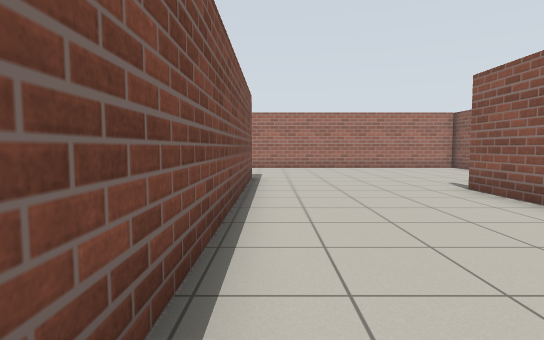
View 1 (above)

16 first-person views from a walk through a world built for the Gazebo simulator. The camera is 0.94 m above the floor, tilts 4° down and sees 80° across. The floor is counted in squares, 1 m on a side. Each view is taken from the middle of a square. On the plan, view 1 faces up. The plan holds only what a view shows up to about 12 squares ahead; the rest is blank. The robots in the file are not drawn.

View 2
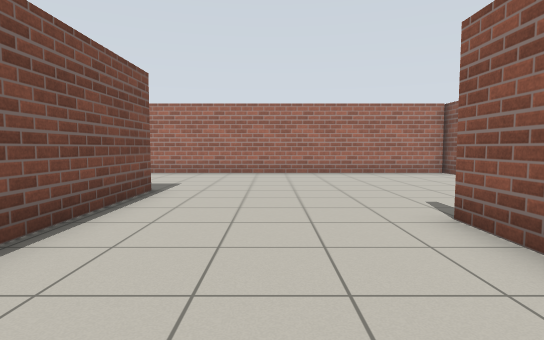

View 3
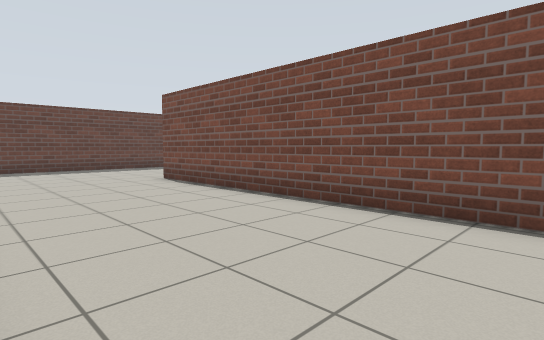

View 4
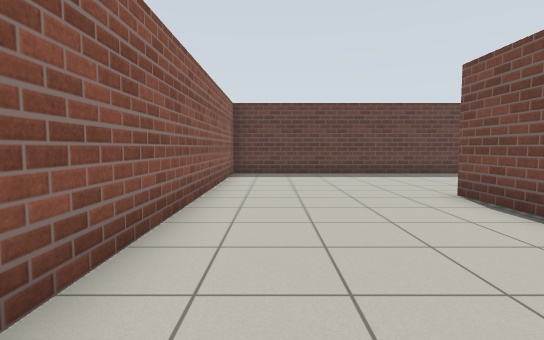

View 5
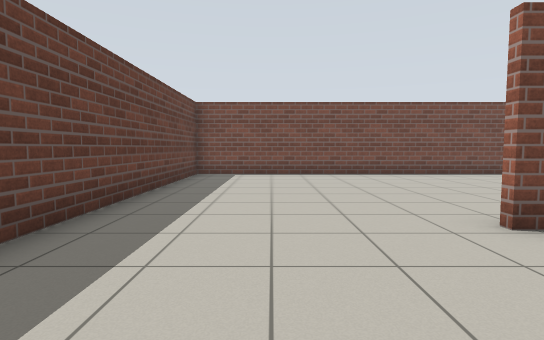

View 6
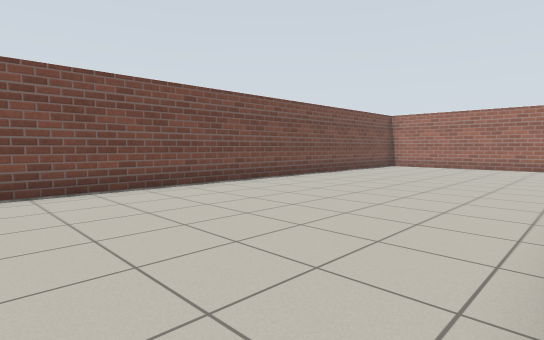

View 7
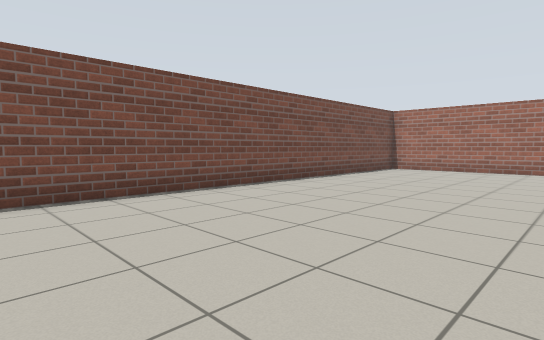

View 8
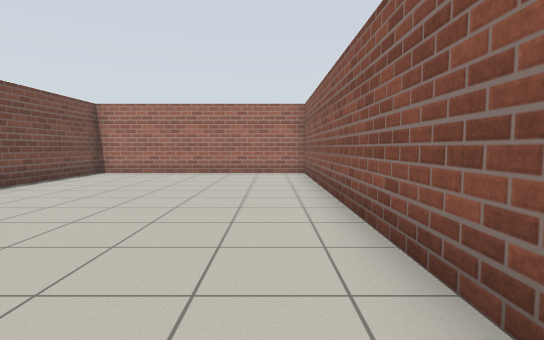

View 9
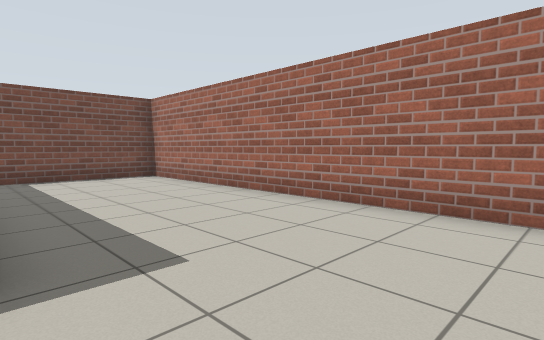

View 10
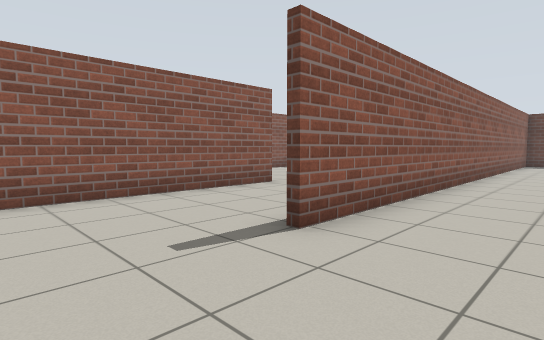

View 11
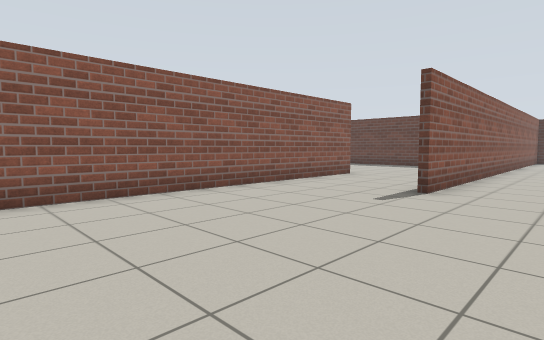

View 12
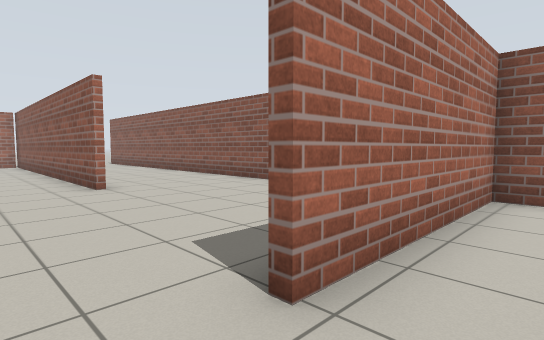

View 13
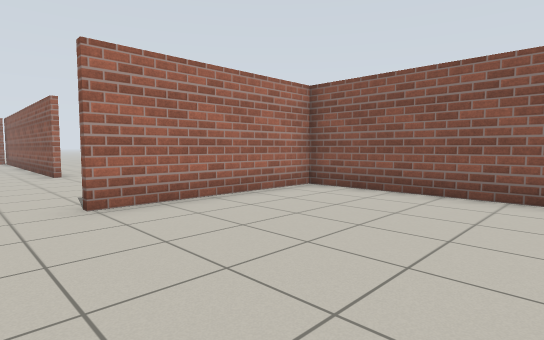

View 14
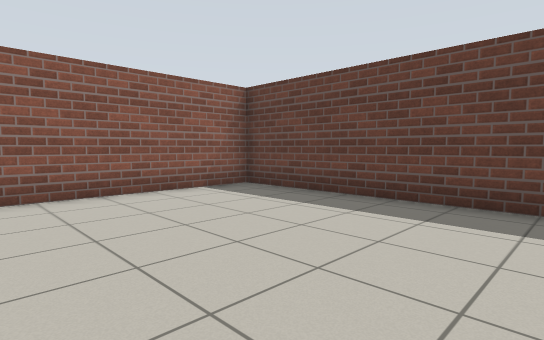

View 15
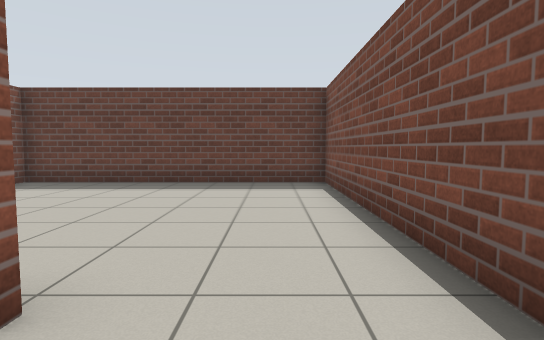

View 16
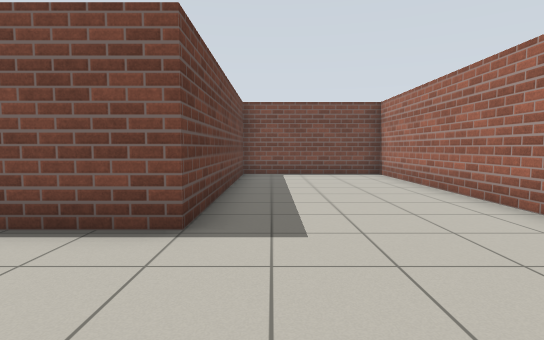

### Floor plan
Points are (right, up) in squares from view 1. A wall is a line through its corners. A room is listed if a view was taken in it or the views show most of it. See-through windows are left out.
Room 1 (views 1, 2, 3, 4, 5, 6, 7, 8, 9, 10, 11, 16)
walls: (-0.8, -0.8) (-0.8, 9.8) (-8.3, 9.8) (-8.3, -9.6) (4.4, -9.6) (4.4, 7.3); (8.3, 3.6) (8.3, 14.8) (-8.3, 14.8) (-8.3, 10) (-0.6, 10) (-0.6, -4.4)
ways out: opening at (6.5, 3) to room 3
Room 2 (views 12, 13, 14)
walls: (4.6, -3.6) (4.6, -9.6) (12.6, -9.6) (12.6, -2.8) (7.4, -2.8)
ways out: opening at (6.5, -3) to room 3
Room 3 (view 15)
walls: (4.6, -2.6) (4.6, -3.6); (12.6, 2.8) (12.6, 6.5)
ways out: opening at (6.5, 3) to room 1; opening at (6.5, -3) to room 2

Where each view was taken, in squares from view 1:
view 1: 0 up, 0 right, facing up
view 2: 3 up, 2 right, facing up
view 3: 5 up, 4 right, facing down-left
view 4: 2 up, 3 right, facing down
view 5: 7 down, 3 right, facing left
view 6: 6 down, 1 left, facing up-left
view 7: 4 down, 2 left, facing up-left
view 8: 2 down, 2 left, facing up
view 9: 10 up, 2 right, facing up-left
view 10: 10 up, 2 right, facing down-right
view 11: 14 up, 2 right, facing down-right
view 12: 4 down, 6 right, facing up-right
view 13: 8 down, 6 right, facing up-right
view 14: 4 down, 6 right, facing down-right
view 15: 1 down, 6 right, facing down
view 16: 11 up, 3 right, facing left
